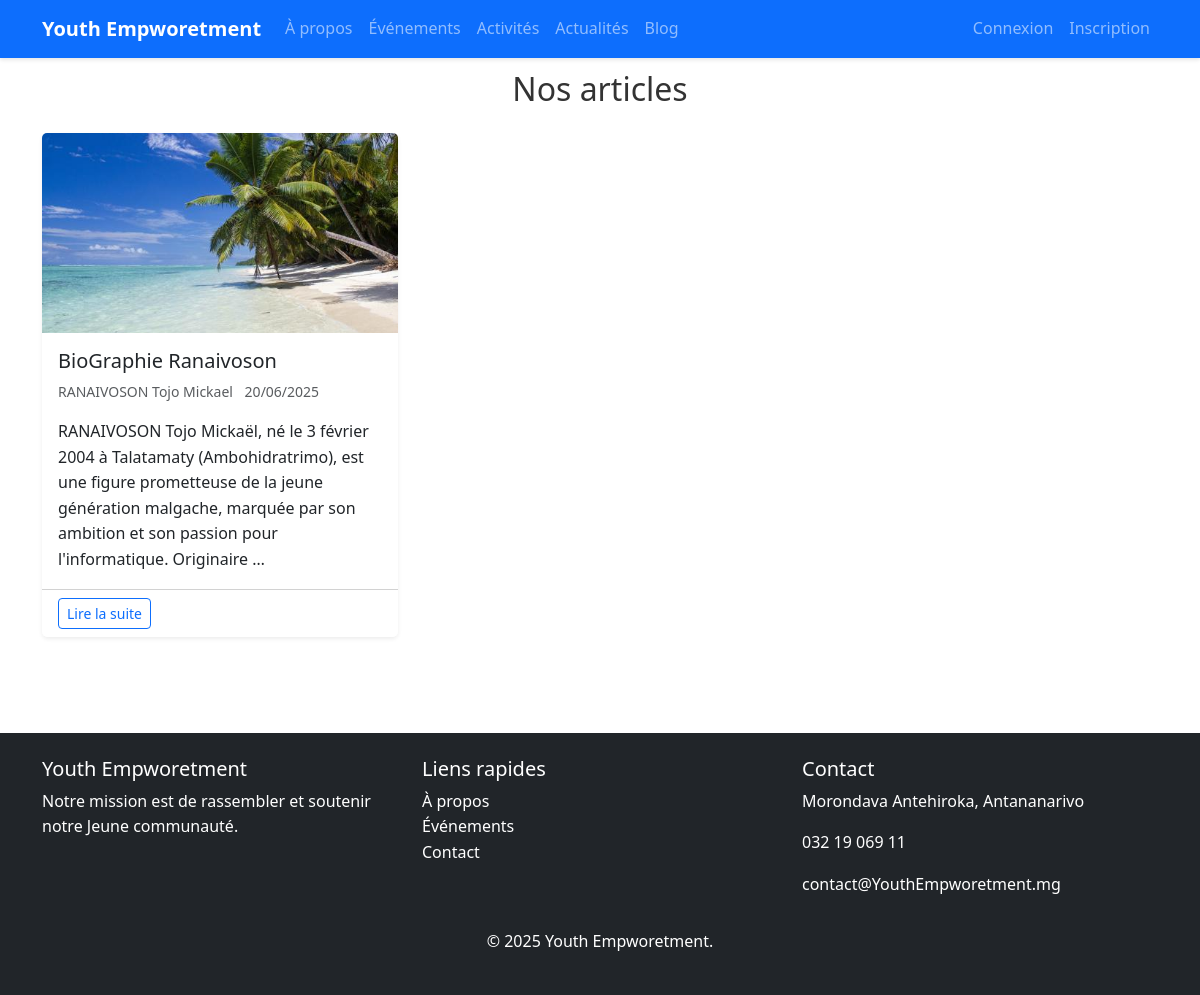
The app's page /Blog, older data.
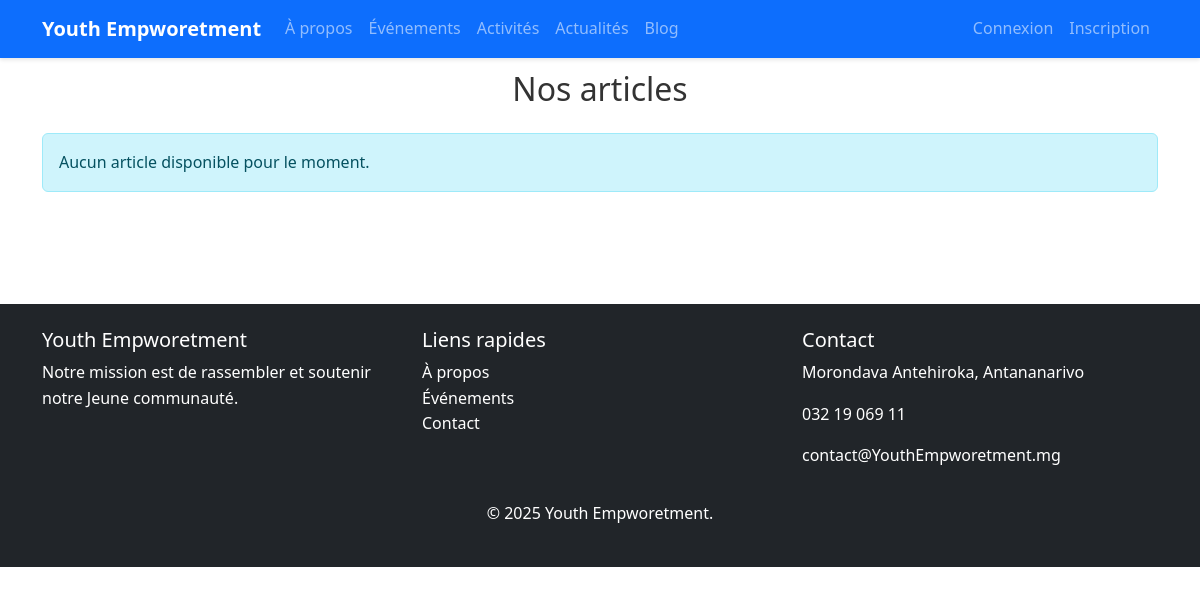
The same page, newer data.
### AppBlog/models.py (models this page shows, shortened)
class ArticleBlog(models.Model):
    auteur = models.ForeignKey(Utilisateur,on_delete=models.CASCADE)
    titre = models.CharField(max_length=100)
    contenue = models.TextField()
    image = models.ImageField(upload_to="static/images/blog/")
    date_publication = models.DateTimeField(auto_now_add=True)
    publie = models.BooleanField(default=False,verbose_name="publié")
    class Meta:
        verbose_name = "Article de blog"
        verbose_name_plural = "Articles de blog"
        ordering = ['-date_publication']

### AppMembre/models.py (models this page shows, shortened)
class Utilisateur(models.Model):
    nom = models.CharField(max_length=20)
    prenom = models.CharField(max_length=50)
    date_naissance = models.DateField()
    telephone = models.CharField(max_length=20)
    adresse = models.CharField(max_length=50,blank=True, null=True)
    photo = models.ImageField(upload_to='static/images/membres/')
    email = models.EmailField()
    mot_de_passe = models.TextField()
    date_inscription = models.DateField(auto_now_add=True)
    role = models.CharField(max_length=50)
    USERNAME_FIELD = 'email'
    REQUIRED_FIELD =['username']
    class Meta:
        verbose_name = "Utilisateur"
        verbose_name_plural = "Utilisateurs"

### AppBlog/views.py (the view)
# urls.py: path('Blog',listeArticle,name='listeArticle'),
def listeArticle(request):
    articles = ArticleBlog.objects.filter(publie=True).order_by('-date_publication')
    return render(request,'Blog.html',{'articles':articles})

### templates/Blog.html (shortened to what this page needs)
{% extends 'layouts/master.html' %}
{% load static %}
{% block content %}
<div class="container py-5">
        <h2 class="mb-4 text-center marg">Nos articles</h2>
    <div class="row g-4">
        {% for article in articles %}
        <div class="col-md-6 col-lg-4">
            <div class="card h-100 shadow-sm">
                {% if article.image %}
                <img src="{{ article.image.url }}" class="card-img-top" alt="{{ article.titre }}" style="height: 200px; object-fit: cover;">
                {% endif %}
                <div class="card-body">
                    <h2 class="h5 card-title">{{ article.titre }}</h2>
                    <p class="card-text text-muted small">
                         {{ article.auteur.nom }}  {{article.auteur.prenom}}
                         {{ article.date_publication|date:"d/m/Y" }}
                    </p>
                    <p class="card-text">{{ article.contenue|truncatewords:30 }}</p>
                </div>
                <div class="card-footer bg-white">
                    <a href="{% url 'detail_article' article.id %}" class="btn btn-sm btn-outline-primary">
                        Lire la suite
                    </a>
                </div>
            </div>
        </div>
        {% empty %}
        <div class="col-12">
            <div class="alert alert-info">Aucun article disponible pour le moment.</div>
        </div>
        {% endfor %}
    </div>
</div>
{% endblock %}

Row changes from the older to the newer data that the page shows:
removed ArticleBlog: titre "BioGraphie Ranaivoson", auteur.nom "RANAIVOSON", auteur.prenom "Tojo Mickael", date_publication "20/06/2025", contenue "RANAIVOSON Tojo Mickaël, né le 3 février 2004 à Talatamaty (Ambohidratrimo), est une figure prometteuse de la jeune génération malgache, marquée par son ambition et son passion pour l'informatique. Originaire …"
Text that changed along with them:
text now shown: "Aucun article disponible pour le moment."
